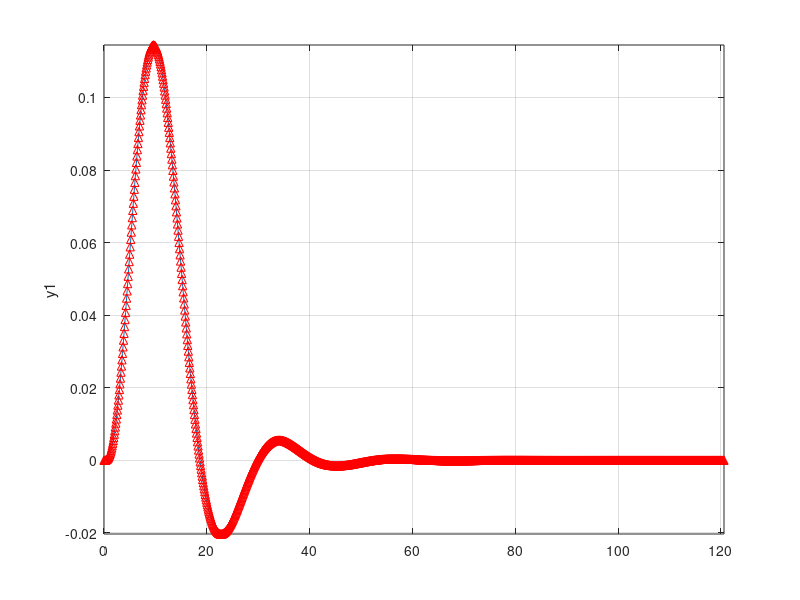

Source code (MATLAB): (Note: this script raises an error after producing the figure.)
%%

[b,a] = butter(4,0.3,'s'); 
[bz,az] = impinvar(b,a,10);
sys = tf(b,a)
impulse(sys);
hold on;
impz(10*bz,az,[],10);


%%

%            b*z
% G = -----------------
%     z^2 + c_1*z + c_0

clear;
axis auto;

% Figures initialisieren/wiederfinden

freqs = findfigure('freqs');
sebene = findfigure('sebene');
signals = findfigure('signals');
result = findfigure('result');



% Koeffizienten und Daten

filters = 30;

l = 0.65;
Ts = 60.97;
rho = 1140;
A = 0.5188*10^-6;
m = 1:filters;

T = 44100;
seconds = 2;
samples = seconds*T;
inputdata = [1 zeros(1,samples-1)];
x = 1:samples;
y = zeros(1,samples);

H = [];
sigmas = [];
omegas = [];
nums = [];
dens = [];
ws = [];
hs = [];

cc=hsv(filters);

for i = m;
	sigma = -0.2*i^2;
	omega = i*(pi/l)*sqrt(Ts/(rho*A));
	
	sigmas = [sigmas sigma];
	omegas = [omegas omega];
	
	b = T*sin(omega*1/T)/(omega*1/T);
	c1 = -2*exp(sigma*1/T)*cos(omega*1/T);
	c0 = exp(2*sigma*1/T);
	
	num = [0 b 0];
	den = [1 c1 c0];
	
	nums = [nums num'];
	dens = [dens den'];
	
	[h,w] = freqz(num,den,[], T);
	
	hs = [hs h];
	ws = [ws w];

	y = y + filter(num,den,inputdata);
end

hold off

figure(freqs);
for i = m;
	plot(ws(:,i)',20*log10(abs(hs(:,i)')),'color',cc(i,:));
	hold on
end

hold off

figure(signals);
for i = m;
	plot(x,filter(nums(:,i)',dens(:,i)',inputdata),'color',cc(i,:));
	hold on
end
axis([1000 1500 -1.2 1.2]);

hold off

figure(sebene);
for i = m;
	plot(sigmas(i),omegas(i), 'x-','color',cc(i,:));
	hold on
end;

hold off

y = y./max(abs(y));

hold on
figure(result);
plot(x,y);
axis([1000 1500 -1.2 1.2]);

hold off

%sound(y,T);

%%

wavwrite(y,T,'wav/filter.synth.wav');

%%

sound(y,T);